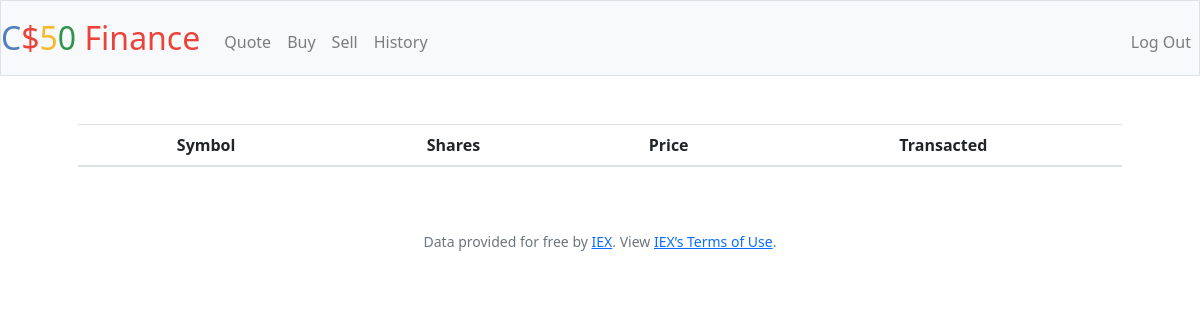
/history (signed in), run on an earlier commit of the app's database.
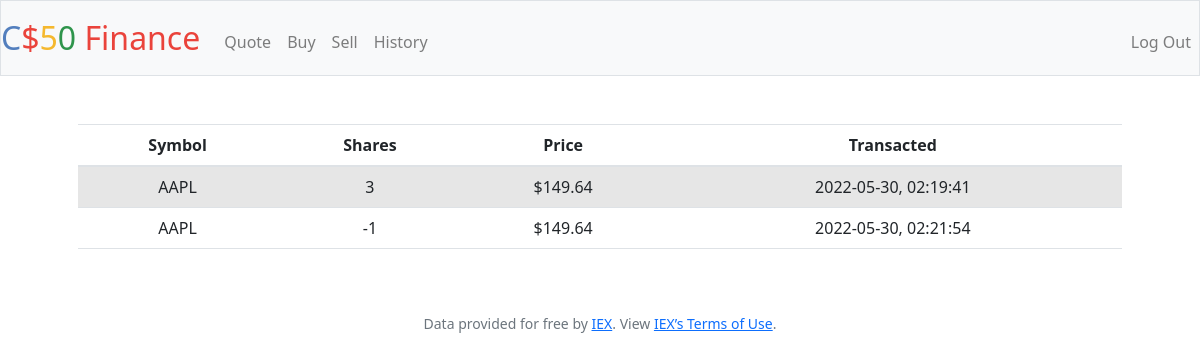
And on a later commit of the database.
### tables this page shows
CREATE TABLE "transactions"
  (
     user_id          INTEGER NOT NULL,
     ticker_symbol    TEXT NOT NULL,
     stock_name       TEXT NOT NULL,
     amount           INTEGER NOT NULL,
     purchase_price   DECIMAL(9,2) NOT NULL,
     transaction_time DATETIME NOT NULL,
     FOREIGN KEY(user_id) REFERENCES users (id)
  );

### application.py (the view)
@app.route("/history")
@login_required
def history():
    history = db.execute("SELECT * from transactions WHERE user_id = ? ORDER BY ticker_symbol", session.get("user_id"))
    return render_template('history.html', history=history)

### application.py (called while the page is built)
@app.after_request
def after_request(response):
    response.headers["Cache-Control"] = "no-cache, no-store, must-revalidate"
    response.headers["Expires"] = 0
    response.headers["Pragma"] = "no-cache"
    return response

### helpers.py (called while the page is built)
def login_required(f):
    @wraps(f)
    def decorated_function(*args, **kwargs):
        if session.get("user_id") is None:
            return redirect("/login")
        return f(*args, **kwargs)
    return decorated_function

### templates/history.html (shortened to what this page needs)
{% extends "layout.html" %}
{% block main %}
<link href="https://cdn.jsdelivr.net/npm/bootstrap@5.2.0-beta1/dist/css/bootstrap.min.css" rel="stylesheet">
<table class = "table table-striped">
    <thead>
    <tr>
        <th><b>Symbol</b></th>
        <th><b>Shares</b></th>
        <th><b>Price</b></th>
        <th><b>Transacted</b></th>
    </tr>
    </thead>
    {% for hist in history %}
    <tr>
        <td>{{ hist['ticker_symbol'] }}</td>
        <td>{{ hist['amount'] }}</td>
        <td>{{ "$" ~ hist['purchase_price'] }}</td>
        <td>{{ hist['transaction_time'] }}</td>
    </tr>
    {% endfor %}
</table>
{% endblock %}

### templates/layout.html (shortened to what this page needs)
<!DOCTYPE html>
<html lang="en">
    <head>
        <link rel="stylesheet" href="https://cdn.jsdelivr.net/npm/bootstrap@4.5.3/dist/css/bootstrap.min.css">
        <link href="/static/styles.css" rel="stylesheet">
    </head>
    <body>
        <nav class="navbar navbar-expand-md navbar-light bg-light border">
            <a class="navbar-brand" href="/"><span class="blue">C</span><span class="red">$</span><span class="yellow">5</span><span class="green">0</span> <span class="red">Finance</span></a>
            <div class="collapse navbar-collapse" id="navbar">
                {% if session.user_id %}
                    <ul class="navbar-nav mr-auto mt-2">
                        <li class="nav-item"><a class="nav-link" href="/quote">Quote</a></li>
                        <li class="nav-item"><a class="nav-link" href="/buy">Buy</a></li>
                        <li class="nav-item"><a class="nav-link" href="/sell">Sell</a></li>
                        <li class="nav-item"><a class="nav-link" href="/history">History</a></li>
                    </ul>
                    <ul class="navbar-nav ml-auto mt-2">
                        <li class="nav-item"><a class="nav-link" href="/logout">Log Out</a></li>
                    </ul>
                {% else %}
                    <ul class="navbar-nav ml-auto mt-2">
                        <li class="nav-item"><a class="nav-link" href="/register">Register</a></li>
                        <li class="nav-item"><a class="nav-link" href="/login">Log In</a></li>
                    </ul>
                {% endif %}
            </div>
        </nav>
        <main class="container p-5">
            {% block main %}{% endblock %}
        </main>
        <footer class="small text-center text-muted">
            Data provided for free by <a href="https://iextrading.com/developer">IEX</a>. View <a href="https://iextrading.com/api-exhibit-a/">IEX’s Terms of Use</a>.
        </footer>
    </body>
</html>

### static/styles.css (style rules this page uses)
nav .navbar-brand { font-size: xx-large; }
nav .navbar-brand .blue { color: #537fbe; }
nav .navbar-brand .red { color: #ea433b; }
nav .navbar-brand .yellow { color: #f5b82e; }
nav .navbar-brand .green { color: #2e944b; }
main { overflow-x: auto; text-align: center; }

What changed in the data, as far as the page shows it:
added transactions: ticker_symbol "AAPL", amount "3", purchase_price "$149.64", transaction_time "2022-05-30, 02:19:41"
added transactions: ticker_symbol "AAPL", amount "-1", purchase_price "$149.64", transaction_time "2022-05-30, 02:21:54"
